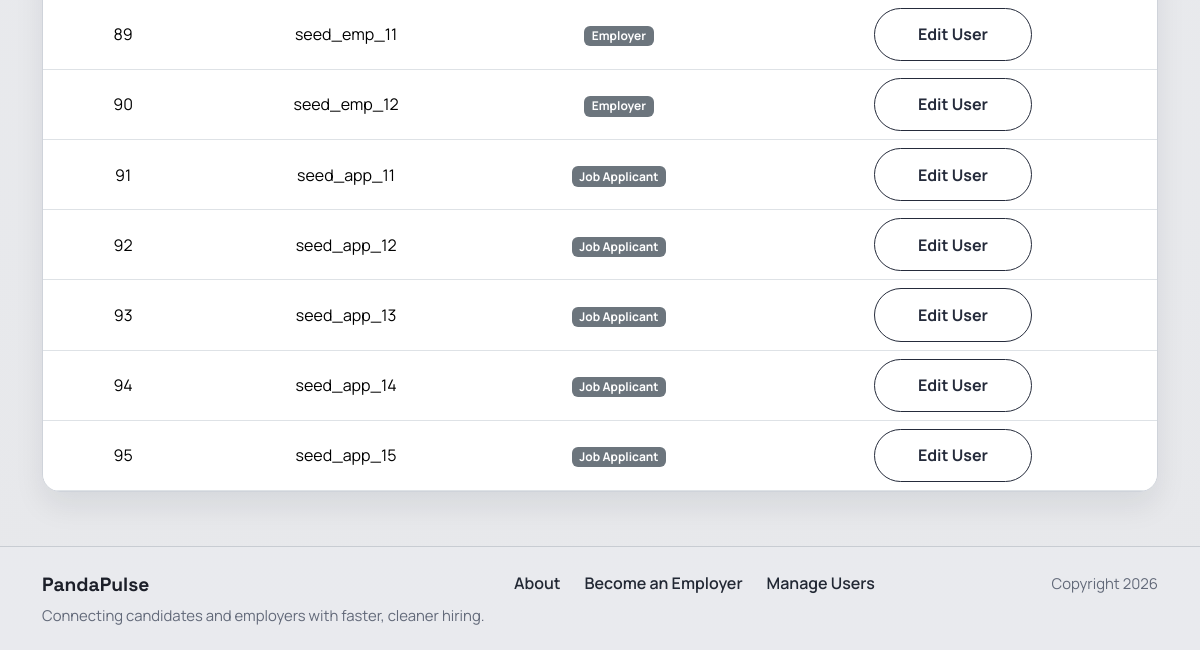
Before: /accounts/manage_users/ (signed in, lower part) with the older database file.
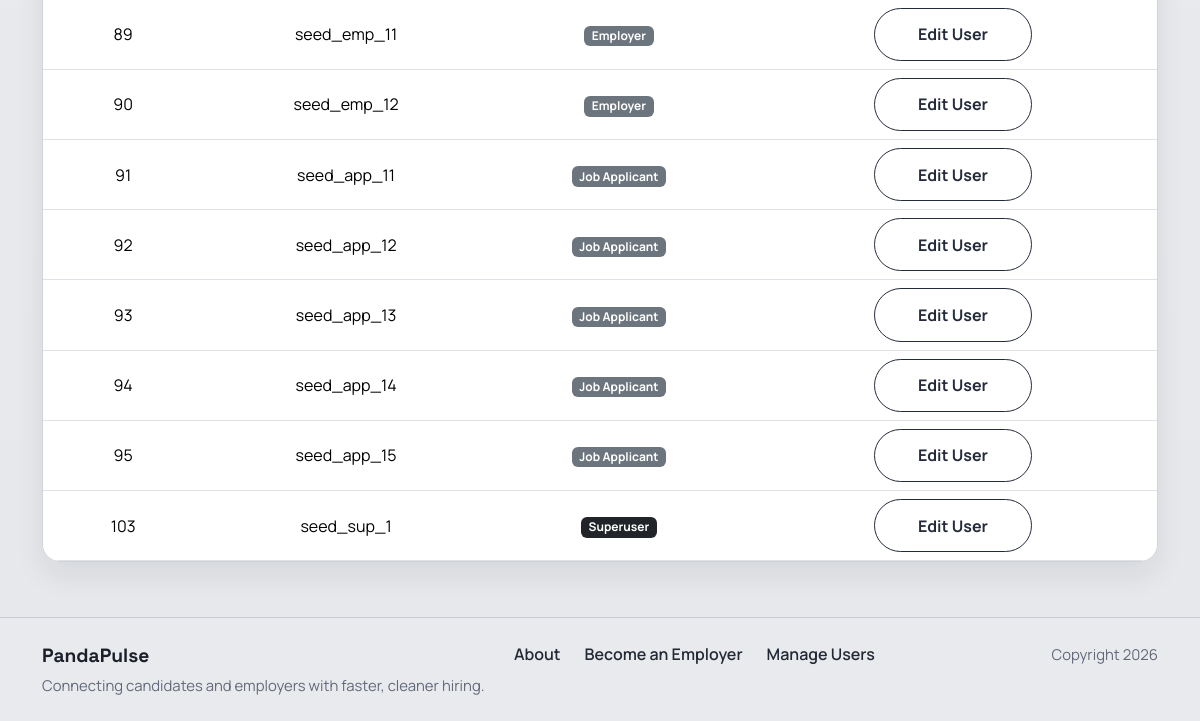
After: the same page with the newer database file.
### accounts/models.py (models this page shows, shortened)
class Profile(models.Model):
    class AccountType(models.TextChoices):
        APPLICANT = "APPLICANT", "Job Applicant"
        EMPLOYER = "EMPLOYER", "Employer"
    user = models.OneToOneField(settings.AUTH_USER_MODEL, on_delete=models.CASCADE, related_name="profile")
    last_activity = models.DateTimeField(null=True, blank=True)
    is_typing = models.BooleanField(default=False)
    last_typing_update = models.DateTimeField(null=True, blank=True)
    account_type = models.CharField(
        max_length=20,
        choices=AccountType.choices,
        default=AccountType.APPLICANT
    )
    profile_picture = models.ImageField(
        upload_to="profile_pics/",
        blank=True,
        null=True
    )
    resume_file = models.FileField(
        upload_to="profile_resumes/",
        blank=True,
        null=True,
    )
    headline = models.CharField(max_length=120, blank=True)
    skills = models.CharField(max_length=300, blank=True)
    education = models.TextField(blank=True)
    work_experience = models.TextField(blank=True)
    location = models.CharField(max_length=255, blank=True)
    address_line_1 = models.CharField(max_length=255, blank=True)
    address_line_2 = models.CharField(max_length=255, blank=True)
    city = models.CharField(max_length=100, blank=True)
    state = models.CharField(max_length=100, blank=True)
    postal_code = models.CharField(max_length=20, blank=True)
    country = models.CharField(max_length=100, blank=True, default="United States")
    projects = models.TextField(blank=True)
    parsed_resume_skills = models.TextField(blank=True)
    company_name = models.CharField(max_length=120, blank=True)
    company_website = models.URLField(blank=True)
    company_description = models.TextField(blank=True)
    company_culture = models.TextField(blank=True)
    company_perks = models.TextField(blank=True)
    visible_to_recruiters = models.BooleanField(
        default=True,
        help_text="Allow recruiters to view your profile."
    )
    show_headline = models.BooleanField(default=True)
    show_skills = models.BooleanField(default=True)
    show_education = models.BooleanField(default=True)
    show_work_experience = models.BooleanField(default=True)
    show_links = models.BooleanField(default=True)
    hide_email_from_employers = models.BooleanField(default=False)
    created_at = models.DateTimeField(auto_now_add=True)

### accounts/views.py (the view)
# urls.py: path("manage_users/", views.manage_users, name="accounts.manage_users"),
@superuser_required
def manage_users(request):
    query = request.GET.get("search", "").strip()
    profiles = Profile.objects.select_related("user").all()
    if query:
        profiles = profiles.filter(Q(user__username__icontains=query) | Q(user__email__icontains=query))
    return render(
        request,
        "accounts/manage_users.html",
        {"template_data": {"title": "Manage Users", "users": profiles, "search_query": query}},
    )

### accounts/context_processors.py (called while the page is built)
def can_post_job(request):
    if not request.user.is_authenticated:
        return {"can_post_job": False}
    is_employer = Profile.objects.filter(
        user=request.user,
        account_type=Profile.AccountType.EMPLOYER,
    ).exists()
    return {"can_post_job": is_employer}

### accounts/templates/accounts/manage_users.html (shortened to what this page needs)
{% extends 'base.html' %}
{% block content %}
<section class="page-shell manage-users-page">
  <div class="container">
    <div class="surface-card p-0 overflow-hidden">
      <div class="table-responsive">
        <table class="table align-middle text-center job-table mb-0">
          <tbody>
            {% for u in template_data.users %}
            <tr>
              <td class="manage-user-id">{{ u.id }}</td>
              <td class="manage-user-username">{{ u.user.username }}</td>
              <td>
                {% if u.user.is_superuser %}
                  <span class="badge bg-dark">Superuser</span>
                {% elif u.user.is_staff %}
                  <span class="badge bg-info text-dark">Staff</span>
                {% else %}
                  <span class="badge bg-secondary">{{ u.get_account_type_display }}</span>
                {% endif %}
              </td>
              <td>
                {% if user.is_superuser or not u.user.is_staff %}
                  <a href="{% url 'accounts.edit_user' u.id %}" class="secondary-btn">Edit User</a>
                {% else %}
                  <button class="secondary-btn" disabled>Cannot Edit Staff</button>
                {% endif %}
              </td>
            </tr>
            {% empty %}
            <tr>
              <td colspan="4" class="py-4 text-muted">No users found.</td>
            </tr>
            {% endfor %}
          </tbody>
        </table>
      </div>
    </div>
  </div>
</section>
{% endblock content %}

Changed rows visible on the page:
added Profile: id "103", user.username "seed_sup_1", shows "Superuser"
